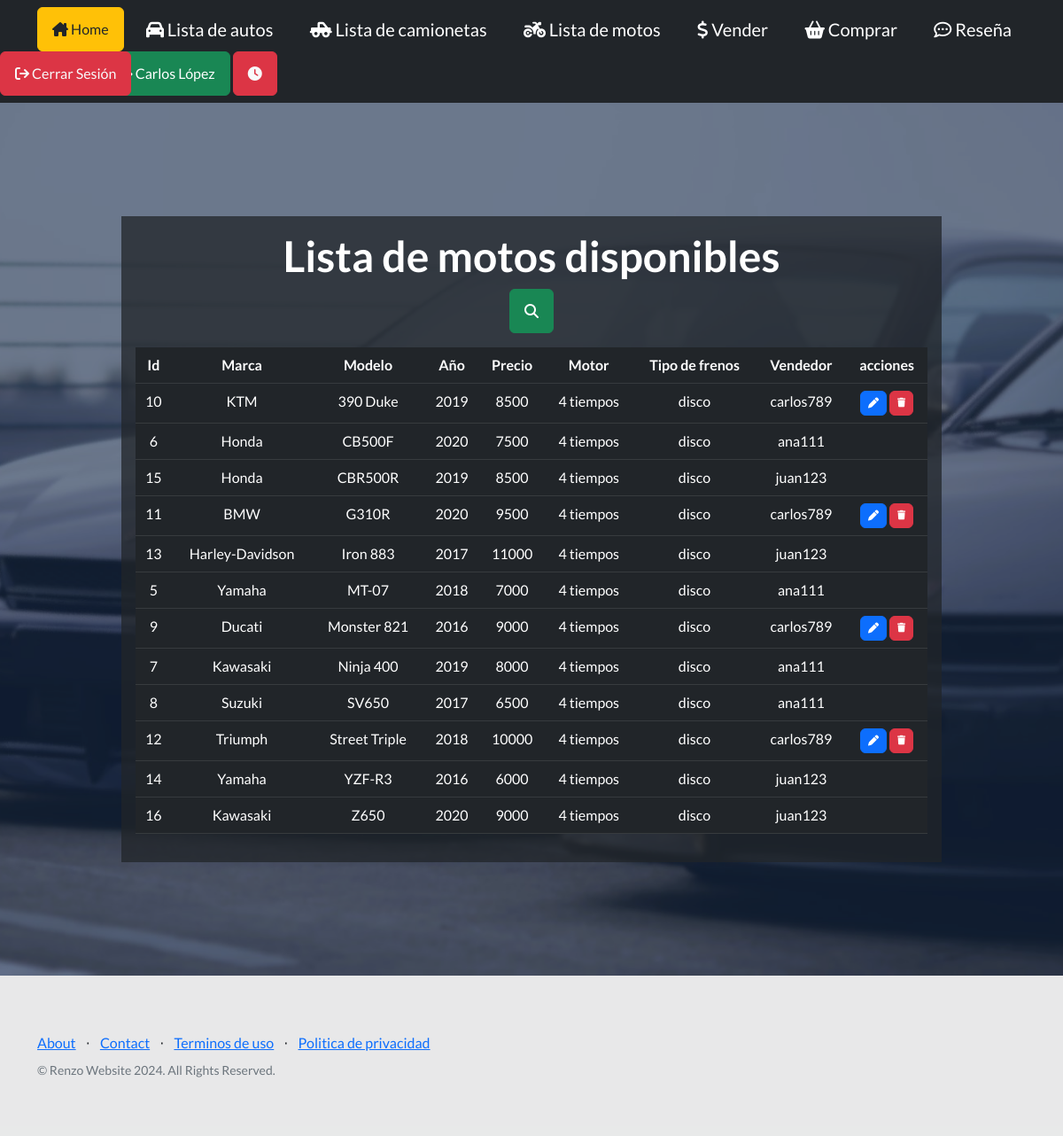
Page /encontrarMoto/ (signed in) on the committed database.
### entidades/models.py (models this page shows, shortened)
class Moto(models.Model):
    marca = models.CharField(max_length=100)
    modelo = models.CharField(max_length=100)
    año = models.CharField(max_length=50)
    precio = models.CharField(max_length=50)
    tipo_motor = models.ForeignKey(Motor, on_delete=models.CASCADE, null=True, default=None)
    tipo_freno = models.ForeignKey(Freno, on_delete=models.CASCADE, null=True, default=None)
    vendedor = models.ForeignKey(User, on_delete=models.CASCADE)
    class Meta:
        verbose_name = "Moto"
        verbose_name_plural = "Motos"
        ordering = ["modelo", "marca", "año"]

class Motor(models.Model):
    motor = models.CharField(max_length=50)
    def __str__(self):
        return self.motor

class Freno(models.Model):
    freno = models.CharField(max_length=50)
    def __str__(self):
        return self.freno

### entidades/views.py (the view)
# urls.py: path('encontrarMoto/', encontrarMoto, name="encontrarMoto"),
@login_required
def encontrarMoto(request):
    if request.GET.get("buscar"):
        patron = request.GET["buscar"]
        motos = Moto.objects.filter(marca__icontains=patron)
        contexto = {'moto_list': motos}
    else:
        contexto = {'moto_list': Moto.objects.all()}
    return render(request, "entidades/moto_list.html", contexto)

### entidades/templates/entidades/moto_list.html (shortened to what this page needs)
{% extends 'entidades/index.html' %}
{% block titulo %}
<div class="w-100 p-3 bg-dark bg-opacity-75">
<h1>Lista de motos disponibles</h1>
<a class="btn btn-success" href="{% url 'buscarMoto' %}"> <i class="fa-solid fa-magnifying-glass"></i></a>
<table class="table table-dark table-hover">
    <thead>
        <tr>
            <th>Id</th>
            <th>Marca</th>
            <th>Modelo</th>
            <th>Año</th>
            <th>Precio</th>
            <th>Motor</th>
            <th>Tipo de frenos</th>
            <th>Vendedor</th>
            <th>acciones</th>
        </tr>
    </thead>
    <tbody>
    {% for u in moto_list %}
        <tr>
            <td>{{ u.id }}</td>
            <td>{{ u.marca }}</td>
            <td>{{ u.modelo }}</td>
            <td>{{ u.año }}</td>
            <td>{{ u.precio }}</td>
            <td>{{ u.tipo_motor }}</td>
            <td>{{ u.tipo_freno }}</td>
            <td>{{ u.vendedor }}</td>
            <td>
                {% if u.vendedor == request.user %}
                <a href="{% url 'motoUpdate' u.id %}" class="btn btn-primary" style="--bs-btn-padding-y: .25rem; --bs-btn-padding-x: .5rem; --bs-btn-font-size: .75rem;"
                ><i class="fa-solid fa-pen" title="Edit Record"></i>
                </a>
                <a href="{% url 'motoDelete' u.id %}" class="btn btn-danger" style="--bs-btn-padding-y: .25rem; --bs-btn-padding-x: .5rem; --bs-btn-font-size: .75rem;"
                >
                </a>
                {% endif %}
            </td>
        </tr>
    {% endfor %}
    </tbody>
</table>
</div>
{% endblock titulo %}

### entidades/templates/entidades/index.html (shortened to what this page needs)
<!DOCTYPE html>
<html lang="en">
    <head>
        {% load static %}
        <link href="https://cdn.jsdelivr.net/npm/bootstrap-icons@1.5.0/font/bootstrap-icons.css" rel="stylesheet" type="text/css" />
        <link href="{% static 'css/styles.css' %}" rel="stylesheet" />
        <link rel="stylesheet" href="https://cdnjs.cloudflare.com/ajax/libs/font-awesome/6.4.0/css/all.min.css">
    </head>
    <body>
        {% block menu %}
        <div>
            <nav class="navbar navbar-dark bg-dark static-top">
                <div class="container">
                    <a class="btn btn-warning text-dark" href="{% url 'home' %}"><i class="fa-solid fa-house-chimney"></i> Home</a>
                    {% if user.is_authenticated %}
                    <a class="navbar-brand"href="{% url 'lista_de_autos' %}"><i class="fa-solid fa-car"></i> Lista de autos</a>
                    <a class="navbar-brand"href="{% url 'lista_de_camionetas' %}"><i class="fa-solid fa-truck-pickup"></i> Lista de camionetas</a>
                    <a class="navbar-brand"href="{% url 'lista_de_motos' %}"><i class="fa-solid fa-motorcycle"></i> Lista de motos</a>
                    <a class="navbar-brand" href="{% url 'vender' %}"><i class="fa-solid fa-dollar-sign"></i> Vender</a>
                    <a class="navbar-brand"href="{% url 'comprar' %}"><i class="fa-solid fa-basket-shopping"></i> Comprar</a>
                    <a class="navbar-brand" href="{% url 'reseña' %}"><i class="fa-regular fa-comment-dots"></i> Reseña</a>
                    <div classs="text-center">
                        <a href= "{% url 'agregarAvatar' %}"><img class="rounded-circle border border-light" src="{{ request.session.avatar }}" alt="mi foto" height="50px" weight="50px"></a>
                        <a class="btn btn-success" href="{% url 'perfil' %}"> {{user.first_name}} {{user.last_name}} </a>
                        <a class="btn btn-danger text-light" href="{% url 'Historial' %}"><i class="fa-solid fa-clock"></i></a>
                        <a class="btn btn-danger text-light position-absolute top-10 start-0" href="{% url 'confirmLogout' %}"><i class="fa-solid fa-arrow-right-from-bracket"></i> Cerrar Sesión</a>
                        {% else %}
                        <a class="btn btn-success text-light" href="{% url 'login' %}"><i class="fa-regular fa-user"></i> Iniciar Sesión</a>
                        <a class="btn btn-success text-light" href="{% url 'registro' %}"><i class="fa-regular fa-user"></i> Registrarse</a>
                {% endif %}
                </div>
            </nav>
            {% endblock menu %}
            <header class="masthead">
                <div class="container position-relative">
                    <div class="row justify-content-center">
                        <div class="col-xl-10">
                            <div class="text-center text-white">
                                {% block titulo %}
                                {% endblock titulo %}
                            </div>
                        </div>
                    </div>
                </header>
            </div>
            {% block info %}
            <footer class="footer bg-dark bg-opacity-10">
                <div class="container">
                <div class="row">
                    <div class="col-lg-6 h-100 text-center text-lg-start my-auto">
                        <ul class="list-inline mb-2">
                            <li class="list-inline-item"><a href="{% url 'about' %}">About</a></li>
                            <li class="list-inline-item">⋅</li>
                            <li class="list-inline-item"><a href="{% url 'contact' %}">Contact</a></li>
                            <li class="list-inline-item">⋅</li>
                            <li class="list-inline-item"><a href="{% url 'terminos' %}">Terminos de uso</a></li>
                            <li class="list-inline-item">⋅</li>
                            <li class="list-inline-item"><a href="{% url 'privacidad' %}">Politica de privacidad</a></li>
                        </ul>
                        <p class="text-muted small mb-4 mb-lg-0">&copy; Renzo Website 2024. All Rights Reserved.</p>
                    </div>
                </footer>
                {% endblock info %}
            </body>
            </html>

### rows in the picture
Moto: id "10", marca "KTM", modelo "390 Duke", año "2019", precio "8500", tipo_motor "4 tiempos", tipo_freno "disco", vendedor "carlos789"
Moto: id "6", marca "Honda", modelo "CB500F", año "2020", precio "7500", tipo_motor "4 tiempos", tipo_freno "disco", vendedor "ana111"
Moto: id "15", marca "Honda", modelo "CBR500R", año "2019", precio "8500", tipo_motor "4 tiempos", tipo_freno "disco", vendedor "juan123"
Moto: id "11", marca "BMW", modelo "G310R", año "2020", precio "9500", tipo_motor "4 tiempos", tipo_freno "disco", vendedor "carlos789"
Moto: id "13", marca "Harley-Davidson", modelo "Iron 883", año "2017", precio "11000", tipo_motor "4 tiempos", tipo_freno "disco", vendedor "juan123"
Moto: id "5", marca "Yamaha", modelo "MT-07", año "2018", precio "7000", tipo_motor "4 tiempos", tipo_freno "disco", vendedor "ana111"
Moto: id "9", marca "Ducati", modelo "Monster 821", año "2016", precio "9000", tipo_motor "4 tiempos", tipo_freno "disco", vendedor "carlos789"
Moto: id "7", marca "Kawasaki", modelo "Ninja 400", año "2019", precio "8000", tipo_motor "4 tiempos", tipo_freno "disco", vendedor "ana111"
Moto: id "8", marca "Suzuki", modelo "SV650", año "2017", precio "6500", tipo_motor "4 tiempos", tipo_freno "disco", vendedor "ana111"
Moto: id "12", marca "Triumph", modelo "Street Triple", año "2018", precio "10000", tipo_motor "4 tiempos", tipo_freno "disco", vendedor "carlos789"
Moto: id "14", marca "Yamaha", modelo "YZF-R3", año "2016", precio "6000", tipo_motor "4 tiempos", tipo_freno "disco", vendedor "juan123"
Moto: id "16", marca "Kawasaki", modelo "Z650", año "2020", precio "9000", tipo_motor "4 tiempos", tipo_freno "disco", vendedor "juan123"

### other values in the picture
{{ user.first_name }} "Carlos"
{{ user.last_name }} "López"
